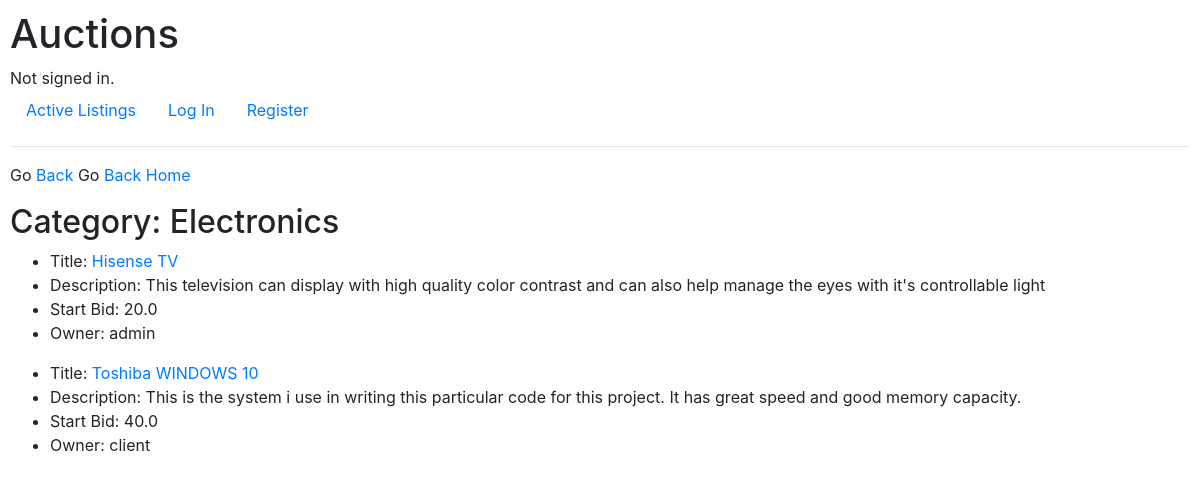
The page /category/3 on the database its author committed.
### auctions/models.py (models this page shows, shortened)
class Category(models.Model):
    name = models.CharField(max_length=60)

class Listing(models.Model):
    title = models.CharField(max_length=50)
    description = models.TextField(max_length=300)
    owner = models.ForeignKey("User", on_delete=models.CASCADE, related_name="listing_owner")
    start_bid = models.FloatField()
    last_bid = models.FloatField(blank=True, null=True)
    image_url = models.URLField(max_length=200, blank=True, null=True)
    category = models.ForeignKey("Category", on_delete=models.PROTECT, blank=True, null=True, related_name="listing_category")
    is_active = models.BooleanField(default=1)
    watchlist = models.ManyToManyField("User", blank=True, null=True, related_name="watchlist_listing")

class User(AbstractUser):
    pass

### auctions/views.py (the view)
# urls.py: path("category/<int:name>", views.category, name="category"),
def category(request, name):
    category_listings = Listing.objects.filter(category=name)
    title = Category.objects.get(id=name)
    return render(request, "auctions/category.html", {
        "category_listings": category_listings,
        "name": title.name
    })

### auctions/templates/auctions/category.html (shortened to what this page needs)
{% extends "auctions/layout.html" %}
{% block body %}
<p>Go <a href="{% url 'categories' %}">Back </a> Go <a href="{% url 'index' %}">Back Home </a></p>
    <h2>Category: {{name}}</h2>
    {% for listItem in category_listings  %}
    <ul>
        {% if listItem.is_active %}
            <li>Title: <a href="{% url 'listing' listItem.id %}">{{listItem.title}}</a></li>
            <li>Description: {{listItem.description}}</li>
            <li>Start Bid: {{listItem.start_bid}}</li>
            <li>Owner: {{listItem.owner}}</li>
        {% endif %}
    </ul>
    {%empty%}
    No item under this category
    {% endfor %}
{% endblock %}

### auctions/static/auctions/styles.css (style rules this page uses)
body { padding: 10px; }

### rows shown on the page
Category: name "Electronics"
Listing: title "Hisense TV", description "This television can display with high quality color contrast and can also help manage the eyes with it's controllable light", start_bid "20.0", owner "admin"
Listing: title "Toshiba WINDOWS 10", description "This is the system i use in writing this particular code for this project. It has great speed and good memory capacity.", start_bid "40.0", owner "client"
